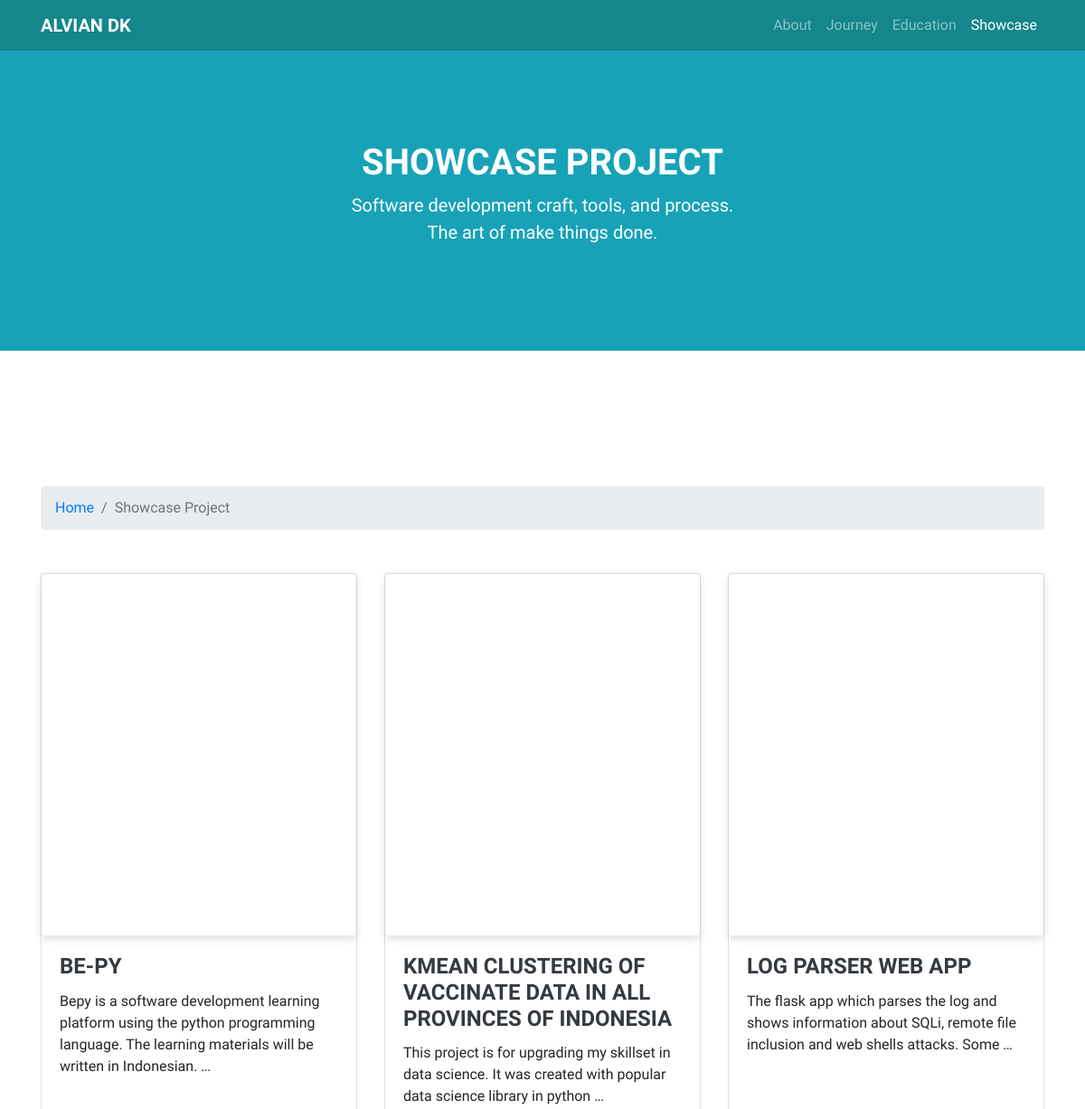
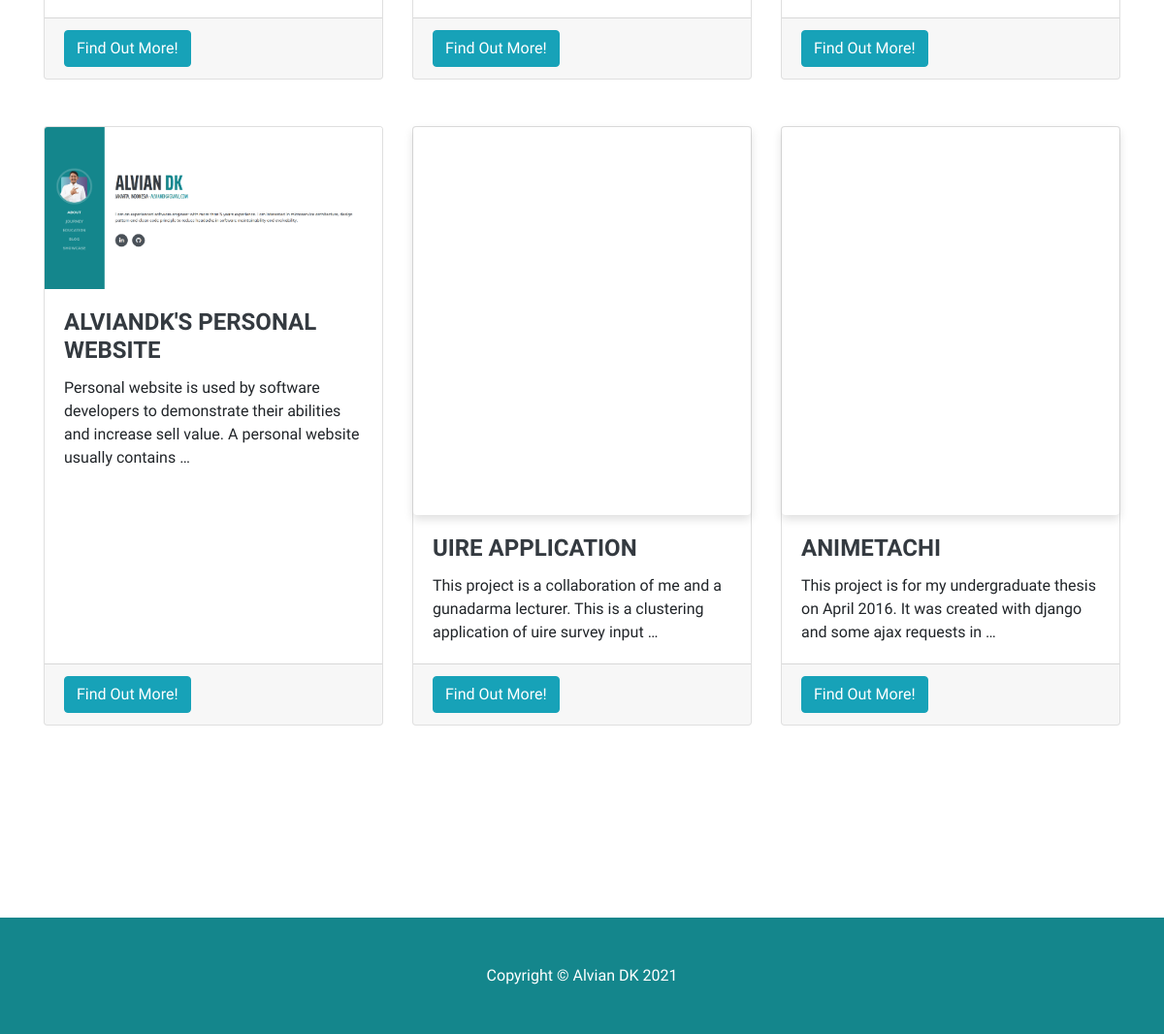
The app's page /showcase-project/ with its own data (2 pictures, top to bottom).
### showcase_project/models.py (models this page shows, shortened)
class Project(models.Model):
    name = models.CharField(max_length=128)
    description = models.TextField()
    url = models.URLField()
    cover_image = models.ImageField()
    git_url = models.URLField()
    youtube_url = models.URLField()
    slug = models.SlugField(default="")
    ordering = models.IntegerField(default=0)
    class Meta:
        ordering = ["ordering"]

### showcase_project/views.py (the view)
# urls.py: path('', views.project_list_view, name='project_list'),
def project_list_view(request):
    context = {}
    context['project_list'] = Project.objects.all()
    return render(request, 'project/list.html', context)

### about_me/templatetags/navigation_tag.py (called while the page is built)
@register.simple_tag
def active_css_class(request_path, app_url_path):
    split_request_path = request_path.split("/")
    if  split_request_path[1] == app_url_path:
        return "active"
    else:
        return ""

### templates/project/list.html (shortened to what this page needs)
{% extends 'base_template.html' %}
    {% load static %}
  {% block custom_css %}
  <link href="{% static 'css/custom.css' %}" rel="stylesheet">
  <link href="{% static 'css/showcase-project.css' %}" rel="stylesheet">
  <link href="{% static 'css/skeleton-screen.css' %}" rel="stylesheet">
  {% endblock custom_css %}
  {% block content %}
  {% include 'component/navigation.html' %}
  <main role="main">
    <header class="bg-info text-white">
      <div class="container text-center">
        <h1 class="text-white">Showcase Project</h1>
        <p class="lead text-white">
          Software development craft, tools, and process. <br> The art of make things done.
        </p>
      </div>
    </header>
    <section id="about">
      <div class="container">
        <div class="mb-5">
          <nav aria-label="breadcrumb">
            <ol class="breadcrumb">
              <li class="breadcrumb-item"><a href="{% url 'home' %}">Home</a></li>
              <li class="breadcrumb-item active" aria-current="page">Showcase Project</li>
            </ol>
          </nav>
        </div>
        <div class="row">
          {% for project in project_list %}
          <div class="col-md-4 mb-5">
            <div class="card h-100">
              <div class="placeholder-item placeholder-loading">
                <img class="card-img-top lazy-image" data-src="{{ project.cover_image.url }}" alt="">
              </div>
              <div class="card-body">
                <h4 class="card-title">{{ project.name }}</h4>
                <p class="card-text">{{ project.description | truncatewords:20 }}</p>
              </div>
              <div class="card-footer">
                <a href="{% url 'showcase_project:project_detail' project.slug %}" class="btn btn-info">Find Out More!</a>
              </div>
            </div>
          </div>
          {% endfor %}
        </div>
      </div>
    </section>
  </main>
  {% include 'component/footer.html' %}
  {% endblock content %}

### static/css/custom.css (style rules this page uses)
body { font-family: 'Muli', -apple-system, BlinkMacSystemFont, 'Segoe UI', Roboto, 'Helvetica Neue', Arial, sans-serif, 'Apple Color Emoji', 'Segoe UI Emoji', 'Segoe UI Symbol', 'Noto Color Emoji'; }
h1, h2, h3, h4, h5, h6, .navbar-brand { font-family: 'Saira Extra Condensed', -apple-system, BlinkMacSystemFont, 'Segoe UI', Roboto, 'Helvetica Neue', Arial, sans-serif, 'Apple Color Emoji', 'Segoe UI Emoji', 'Segoe UI Symbol', 'Noto Color Emoji'; font-weight: 700; text-transform: uppercase; color: #343a40; }

### static/css/showcase-project.css (style rules this page uses)
header { padding: 156px 0 100px; }
section { padding: 150px 0; }

### static/css/skeleton-screen.css (style rules this page uses)
.placeholder-item { box-shadow: 0 4px 10px 0 rgba(33, 33, 33, 0.15); border-radius: 4px; position: relative; overflow: hidden; height:400px; width:100%; }
.placeholder-loading::before { content: ''; display: block; position: absolute; left: -150px; top: 0; height: 100%; width: 150px; background: linear-gradient(to right, transparent 0%, #E8E8E8 50%, transparent 100%); animation: load 1s cubic-bezier(0.4, 0.0, 0.2, 1) infinite; }

### records on screen
Project: name "BE-PY", description "Bepy is a software development learning platform using the python programming language. The learning materials will be written in Indonesian. …"
Project: name "KMEAN CLUSTERING OF VACCINATE DATA IN ALL PROVINCES OF INDONESIA", description "This project is for upgrading my skillset in data science. It was created with popular data science library in python …"
Project: name "LOG PARSER WEB APP", description "The flask app which parses the log and shows information about SQLi, remote file inclusion and web shells attacks. Some …"
Project: cover_image (picture), name "ALVIANDK'S PERSONAL WEBSITE", description "Personal website is used by software developers to demonstrate their abilities and increase sell value. A personal website usually contains …"
Project: name "UIRE APPLICATION", description "This project is a collaboration of me and a gunadarma lecturer. This is a clustering application of uire survey input …"
Project: name "ANIMETACHI", description "This project is for my undergraduate thesis on April 2016. It was created with django and some ajax requests in …"
